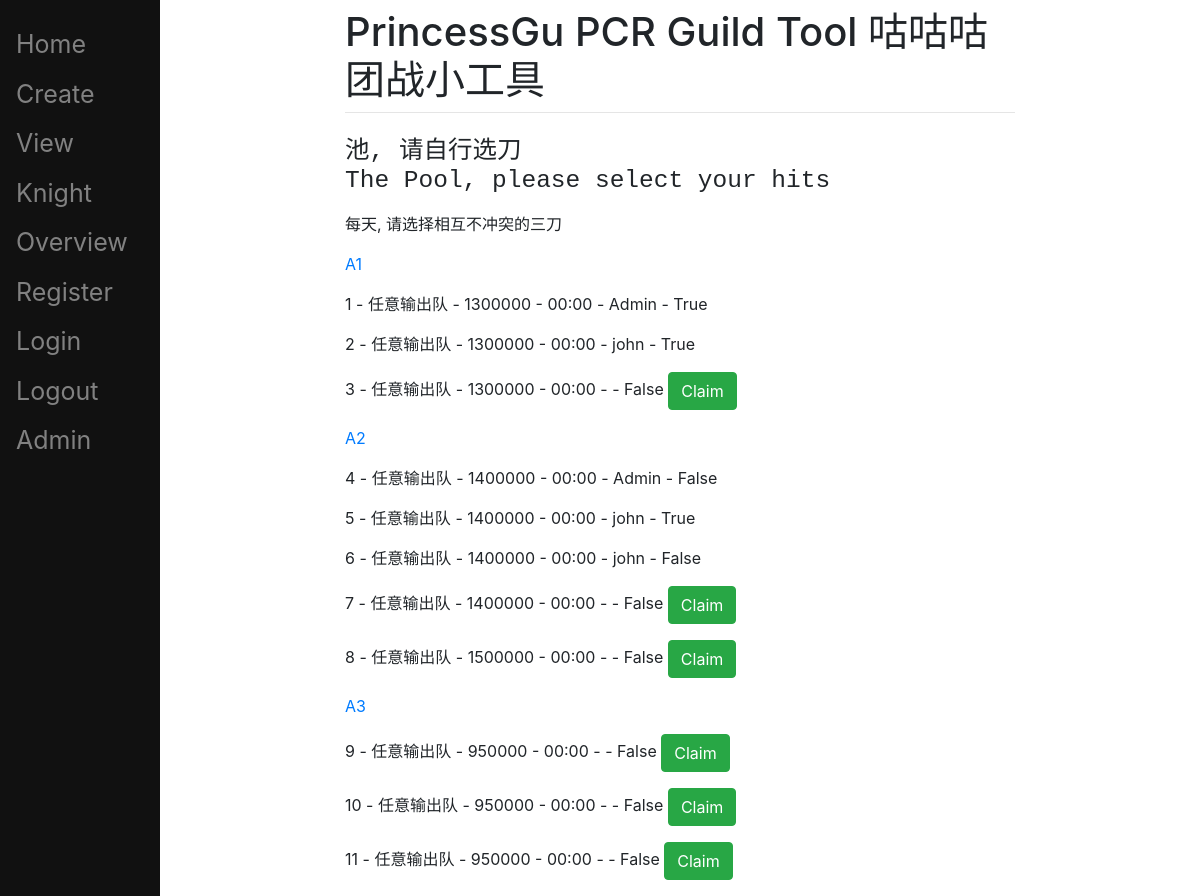
The page /view/ (signed in) on the database as committed earlier.
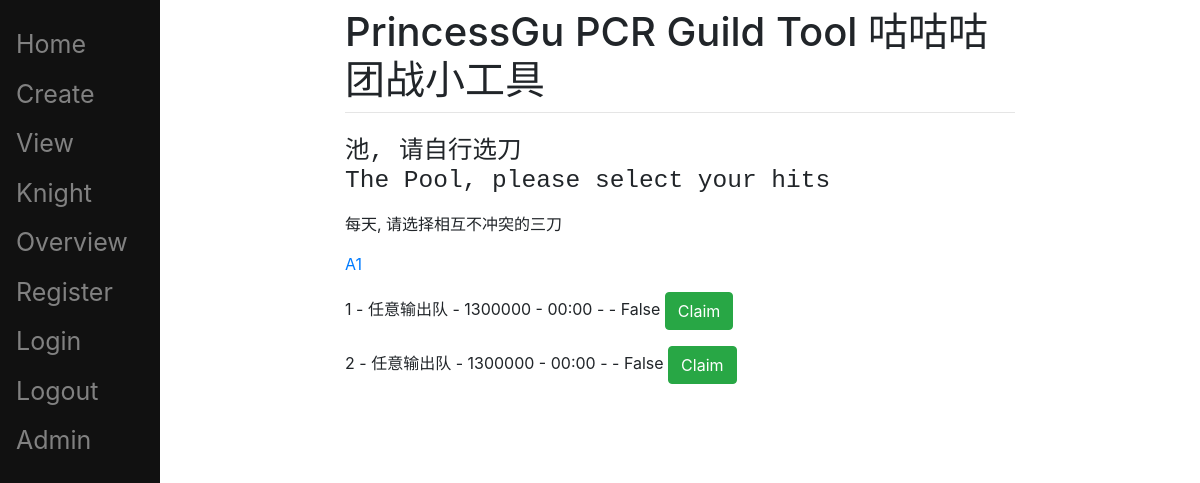
The same page on the database as committed later.
### main/models.py (models this page shows, shortened)
class ToDoList(models.Model):
    user = models.ForeignKey(User, on_delete=models.CASCADE, related_name="todolist", null=True)
    name = models.CharField(max_length=200)
    required_dmg = models.IntegerField()
    hp = models.IntegerField()
    hp_current = models.IntegerField()

class Item(models.Model):
    todolist = models.ForeignKey(ToDoList, on_delete=models.CASCADE)
    text = models.CharField(max_length=200)
    owner = models.CharField(max_length=200)
    dmg = models.IntegerField()
    time = models.CharField(max_length=200)
    actualDmg = models.IntegerField()
    complete = models.BooleanField()

### main/views.py (the view)
# urls.py: path("view/", views.view, name="view"),
def view(response):
    if str(response.user) != "AnonymousUser":
        all_list = ToDoList.objects.all()
        if response.method == "POST":
            item = Item.objects.get(id=response.POST.get('claim'))
            item.owner = str(response.user)
            item.save()
        return render(response, "main/view.html", {"all_list": all_list})
    return render(response, "main/view.html")

### main/templates/main/view.html (shortened to what this page needs)
{% extends 'main/base.html' %}
{% block content %}
<h3>
<pre>
池, 请自行选刀
The Pool, please select your hits
</pre>
</h3>
<p>每天, 请选择相互不冲突的三刀</p>
<form method="POST" action="/view/">
    {% for td in all_list %}
        <p><a href="/{{td.id}}">{{td.name}}</a></p>
        {% for i in td.item_set.all %}
            <p>
                {{i.id}} - {{i.text}} - {{i.dmg}} - {{i.time}} - {{i.owner}} - {{i.complete}}
                {% if not i.owner%}
                    <button type="submit", name="claim", value={{i.id}} class="btn btn-success">Claim</button>
                {% endif %}
            </p>
        {% endfor %}
    {% endfor %}
</form>
{% endblock %}

### main/templates/main/base.html (shortened to what this page needs)
<!doctype html>
<htmnl>
    <head>
        <link rel="stylesheet" href="https://stackpath.bootstrapcdn.com/bootstrap/4.5.2/css/bootstrap.min.css">
    </head>
    <body>
        <div class="sidenav">
            <a href="/home">Home</a>
            <a href="/create">Create</a>
            <a href="/view">View</a>
            <a href="/knight">Knight</a>
            <a href="/overview">Overview</a>
            <a href="/register">Register</a>
            <a href="/login">Login</a>
            <a href="/logout">Logout</a>
            <a href="/admin">Admin</a>
        </div>
        <div id="content", name="content", class="main">
            <div class="row justify-content-center">
                <div class="col-8">
                    <h1 class="mt-2">PrincessGu PCR Guild Tool 咕咕咕团战小工具</h1>
                    <hr class="mt-0 mb-4">
                    {% block content %}{% endblock %}
                </div>
            </div>
        </div>
    </body>
</htmnl>

### main/templates/main/base.html (style rules this page uses)
.sidenav { height: 100%; width: 160px; position: fixed; z-index: 1; top: 0; left: 0; background-color: #111; padding-top: 20px; }
.sidenav a { padding: 6px 8px 6px 16px; text-decoration: none; font-size: 25px; color: #818181; display: block; }
.main { margin-left: 160px; padding: 0px 10px; }

Rows that differ between the two databases and show on the page:
removed Item: id "3", text "任意输出队", dmg "1300000", time "00:00", complete "False"
removed ToDoList: name "A2"
removed Item: id "4", text "任意输出队", dmg "1400000", time "00:00", owner "Admin", complete "False", shown under "A2"
removed Item: id "5", text "任意输出队", dmg "1400000", time "00:00", owner "john", complete "True", shown under "A2"
removed Item: id "6", text "任意输出队", dmg "1400000", time "00:00", owner "john", complete "False", shown under "A2"
removed Item: id "7", text "任意输出队", dmg "1400000", time "00:00", complete "False", shown under "A2"
removed Item: id "8", text "任意输出队", dmg "1500000", time "00:00", complete "False", shown under "A2"
removed ToDoList: name "A3"
removed Item: id "9", text "任意输出队", dmg "950000", time "00:00", complete "False", shown under "A3"
removed Item: id "10", text "任意输出队", dmg "950000", time "00:00", complete "False", shown under "A3"
removed Item: id "11", text "任意输出队", dmg "950000", time "00:00", complete "False", shown under "A3"
changed Item id 1: complete "True" → "False"; owner "Admin" → (not shown); now shows "Claim"
changed Item id 2: complete "True" → "False"; owner "john" → (not shown); now shows "Claim"
